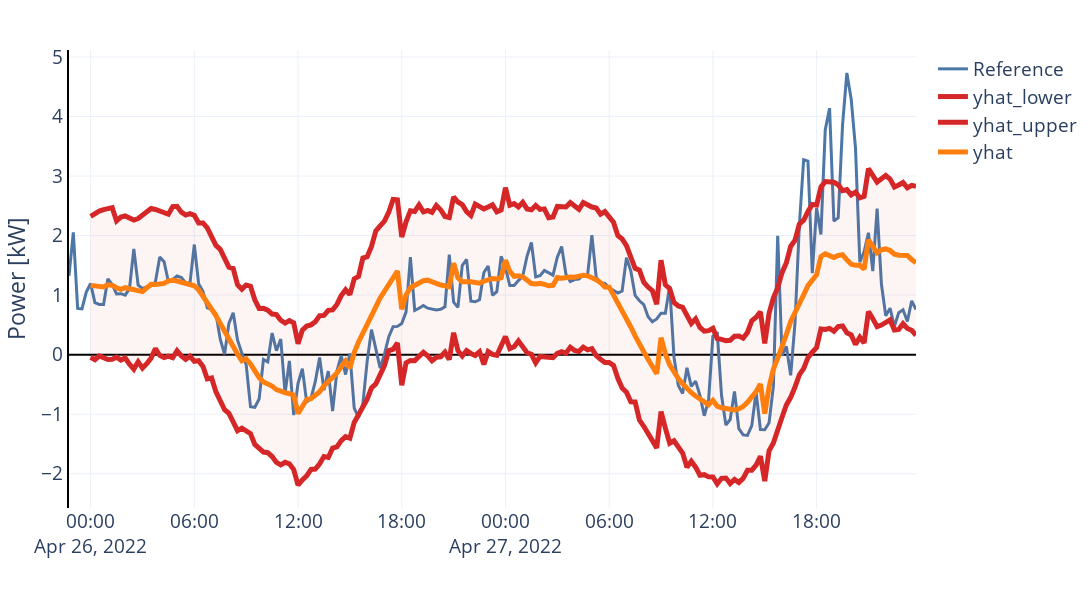

Source (notebook cell):
### Code cell
start = end_training
end = start + nb_period * (deltat + horizon)

fig = px.line(df.loc[start-timedelta(hours=1):end, "netload_kw"])
fig.data[-1].update(line_width=3, name="Reference", legendgroup=0)

graph = _.raw.copy()
graph.set_index("ds", inplace=True, drop=True)

colors = ["rgba(214, 39, 40, 1.0)", "rgba(214, 39, 40, 1.0)", "rgba(255, 127, 14, 1.0)"]
for i, trace in enumerate(px.line(graph[["yhat_lower", "yhat_upper", "yhat"]]).data):
    fig.add_trace(trace)
    fig.data[-1].update(line_width=5,
                        line_color=colors[i])

fig.data[-2].update(fill="tonexty", fillcolor="rgba(214, 39, 40, 0.05)")
    
fig.update_layout(
    layout,
    height=600,
    width=1100,
    showlegend=True,
    legend_title="",
    xaxis_title="",
    yaxis_title="Power [kW]",
    yaxis_showline=True, yaxis_linewidth=2, yaxis_linecolor='black',
    xaxis_showline=False, xaxis_linewidth=2, xaxis_linecolor='black'
)
fig.show()

### Figure 1 — Plotly figure (JSON) as saved in the notebook; plotly's stock layout.template omitted (floating-point values rounded to 4 significant figures; data arrays with more than 128 entries replaced by an {"elided": "..."} marker saying what was removed)
{"data": [{"hovertemplate": "variable=netload_kw<br>index=%{x}<br>value=%{y}<extra></extra>", "legendgroup": "0", "line": {"color": "#4C78A8", "dash": "solid", "width": 3}, "marker": {"symbol": "circle"}, "mode": "lines", "name": "Reference", "orientation": "v", "showlegend": true, "type": "scatter", "x": {"elided": "197 str values"}, "xaxis": "x", "y": {"elided": "197 float values"}, "yaxis": "y"}, {"hovertemplate": "variable=yhat_lower<br>ds=%{x}<br>value=%{y}<extra></extra>", "legendgroup": "yhat_lower", "line": {"color": "rgba(214, 39, 40, 1.0)", "dash": "solid", "width": 5}, "marker": {"symbol": "circle"}, "mode": "lines", "name": "yhat_lower", "orientation": "v", "showlegend": true, "type": "scatter", "x": {"elided": "192 str values"}, "xaxis": "x", "y": {"elided": "192 float values"}, "yaxis": "y"}, {"fill": "tonexty", "fillcolor": "rgba(214, 39, 40, 0.05)", "hovertemplate": "variable=yhat_upper<br>ds=%{x}<br>value=%{y}<extra></extra>", "legendgroup": "yhat_upper", "line": {"color": "rgba(214, 39, 40, 1.0)", "dash": "solid", "width": 5}, "marker": {"symbol": "circle"}, "mode": "lines", "name": "yhat_upper", "orientation": "v", "showlegend": true, "type": "scatter", "x": {"elided": "192 str values"}, "xaxis": "x", "y": {"elided": "192 float values"}, "yaxis": "y"}, {"hovertemplate": "variable=yhat<br>ds=%{x}<br>value=%{y}<extra></extra>", "legendgroup": "yhat", "line": {"color": "rgba(255, 127, 14, 1.0)", "dash": "solid", "width": 5}, "marker": {"symbol": "circle"}, "mode": "lines", "name": "yhat", "orientation": "v", "showlegend": true, "type": "scatter", "x": {"elided": "192 str values"}, "xaxis": "x", "y": {"elided": "192 float values"}, "yaxis": "y"}], "layout": {"font": {"size": 19}, "height": 600, "legend": {"title": {"text": ""}, "tracegroupgap": 0}, "margin": {"b": 10, "l": 20, "r": 50, "t": 50}, "showlegend": true, "width": 1100, "xaxis": {"anchor": "y", "autorange": true, "domain": [0, 1], "linecolor": "black", "linewidth": 2, "range": ["2022-04-25 22:45", "2022-04-27 23:45"], "showline": false, "title": {"text": ""}, "type": "date", "zerolinecolor": "black", "zerolinewidth": 2}, "yaxis": {"anchor": "x", "autorange": true, "domain": [0, 1], "linecolor": "black", "linewidth": 2, "range": [-2.575, 5.116], "showline": true, "title": {"text": "Power [kW]"}, "type": "linear", "zerolinecolor": "black", "zerolinewidth": 2}}}
